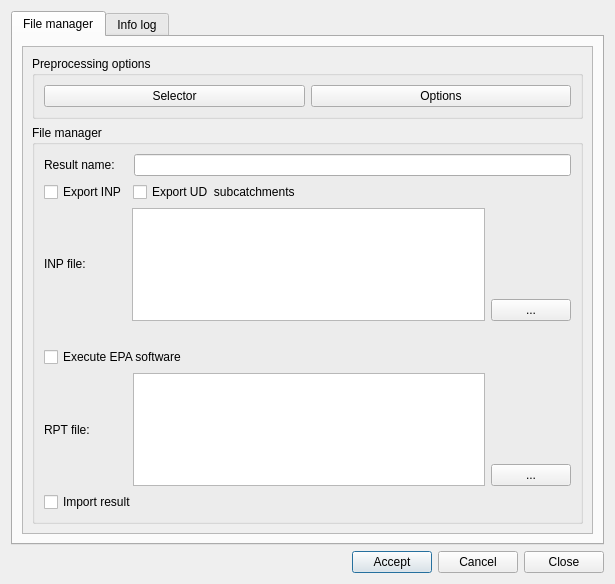
<?xml version="1.0" encoding="UTF-8"?>
<ui version="4.0">
 <class>dlg_go2epa</class>
 <widget class="QDialog" name="dlg_go2epa">
  <property name="geometry">
   <rect>
    <x>0</x>
    <y>0</y>
    <width>615</width>
    <height>584</height>
   </rect>
  </property>
  <property name="windowTitle">
   <string>Go2Epa</string>
  </property>
  <layout class="QGridLayout" name="gridLayout" rowstretch="0,0">
   <item row="1" column="0">
    <layout class="QGridLayout" name="lyt_buttons">
     <property name="topMargin">
      <number>0</number>
     </property>
     <item row="0" column="1">
      <spacer name="horizontalSpacer">
       <property name="orientation">
        <enum>Qt::Horizontal</enum>
       </property>
       <property name="sizeHint" stdset="0">
        <size>
         <width>40</width>
         <height>20</height>
        </size>
       </property>
      </spacer>
     </item>
     <item row="0" column="0">
      <widget class="QLabel" name="lbl_time">
       <property name="text">
        <string/>
       </property>
      </widget>
     </item>
     <item row="0" column="2">
      <widget class="QPushButton" name="btn_accept">
       <property name="sizePolicy">
        <sizepolicy hsizetype="Minimum" vsizetype="Fixed">
         <horstretch>0</horstretch>
         <verstretch>0</verstretch>
        </sizepolicy>
       </property>
       <property name="text">
        <string>Accept</string>
       </property>
      </widget>
     </item>
     <item row="0" column="3">
      <widget class="QPushButton" name="btn_cancel">
       <property name="text">
        <string>Cancel</string>
       </property>
      </widget>
     </item>
     <item row="0" column="4">
      <widget class="QPushButton" name="btn_close">
       <property name="sizePolicy">
        <sizepolicy hsizetype="Minimum" vsizetype="Fixed">
         <horstretch>0</horstretch>
         <verstretch>0</verstretch>
        </sizepolicy>
       </property>
       <property name="text">
        <string>Close</string>
       </property>
      </widget>
     </item>
    </layout>
   </item>
   <item row="0" column="0">
    <widget class="QTabWidget" name="mainTab">
     <property name="currentIndex">
      <number>0</number>
     </property>
     <widget class="QWidget" name="tab_file_manager">
      <attribute name="title">
       <string>File manager</string>
      </attribute>
      <layout class="QGridLayout" name="gridLayout_2">
       <item row="0" column="0">
        <widget class="QScrollArea" name="scrollArea">
         <property name="widgetResizable">
          <bool>true</bool>
         </property>
         <widget class="QWidget" name="scrollAreaWidgetContents">
          <property name="geometry">
           <rect>
            <x>0</x>
            <y>0</y>
            <width>563</width>
            <height>472</height>
           </rect>
          </property>
          <layout class="QGridLayout" name="gridLayout_5">
           <item row="0" column="0">
            <layout class="QVBoxLayout" name="verticalLayout_2">
             <item>
              <widget class="QGroupBox" name="groupBox">
               <property name="sizePolicy">
                <sizepolicy hsizetype="Minimum" vsizetype="Fixed">
                 <horstretch>0</horstretch>
                 <verstretch>0</verstretch>
                </sizepolicy>
               </property>
               <property name="minimumSize">
                <size>
                 <width>0</width>
                 <height>0</height>
                </size>
               </property>
               <property name="title">
                <string>Preprocessing options</string>
               </property>
               <layout class="QHBoxLayout" name="horizontalLayout">
                <item>
                 <widget class="QPushButton" name="btn_hs_ds">
                  <property name="sizePolicy">
                   <sizepolicy hsizetype="Minimum" vsizetype="Fixed">
                    <horstretch>0</horstretch>
                    <verstretch>0</verstretch>
                   </sizepolicy>
                  </property>
                  <property name="text">
                   <string>Selector</string>
                  </property>
                 </widget>
                </item>
                <item>
                 <widget class="QPushButton" name="btn_options">
                  <property name="sizePolicy">
                   <sizepolicy hsizetype="Minimum" vsizetype="Fixed">
                    <horstretch>0</horstretch>
                    <verstretch>0</verstretch>
                   </sizepolicy>
                  </property>
                  <property name="text">
                   <string>Options</string>
                  </property>
                 </widget>
                </item>
               </layout>
              </widget>
             </item>
             <item>
              <widget class="QGroupBox" name="groupBox_2">
               <property name="sizePolicy">
                <sizepolicy hsizetype="Minimum" vsizetype="Minimum">
                 <horstretch>0</horstretch>
                 <verstretch>0</verstretch>
                </sizepolicy>
               </property>
               <property name="title">
                <string>File manager</string>
               </property>
               <layout class="QVBoxLayout" name="verticalLayout">
                <item>
                 <layout class="QGridLayout" name="gridLayout_3">
                  <item row="0" column="0">
                   <widget class="QLabel" name="lbl_result_name">
                    <property name="sizePolicy">
                     <sizepolicy hsizetype="Fixed" vsizetype="Preferred">
                      <horstretch>0</horstretch>
                      <verstretch>0</verstretch>
                     </sizepolicy>
                    </property>
                    <property name="text">
                     <string>Result name:    </string>
                    </property>
                   </widget>
                  </item>
                  <item row="0" column="1">
                   <widget class="QLineEdit" name="txt_result_name">
                    <property name="sizePolicy">
                     <sizepolicy hsizetype="Minimum" vsizetype="Fixed">
                      <horstretch>0</horstretch>
                      <verstretch>0</verstretch>
                     </sizepolicy>
                    </property>
                    <property name="text">
                     <string/>
                    </property>
                   </widget>
                  </item>
                 </layout>
                </item>
                <item>
                 <layout class="QHBoxLayout" name="horizontalLayout_3">
                  <property name="sizeConstraint">
                   <enum>QLayout::SetDefaultConstraint</enum>
                  </property>
                  <property name="topMargin">
                   <number>0</number>
                  </property>
                  <item>
                   <widget class="QCheckBox" name="chk_export">
                    <property name="sizePolicy">
                     <sizepolicy hsizetype="Fixed" vsizetype="Fixed">
                      <horstretch>0</horstretch>
                      <verstretch>0</verstretch>
                     </sizepolicy>
                    </property>
                    <property name="text">
                     <string>Export INP</string>
                    </property>
                   </widget>
                  </item>
                  <item>
                   <widget class="QCheckBox" name="chk_export_subcatch">
                    <property name="sizePolicy">
                     <sizepolicy hsizetype="Minimum" vsizetype="Fixed">
                      <horstretch>0</horstretch>
                      <verstretch>0</verstretch>
                     </sizepolicy>
                    </property>
                    <property name="text">
                     <string>Export UD  subcatchments</string>
                    </property>
                   </widget>
                  </item>
                  <item>
                   <spacer name="horizontalSpacer_2">
                    <property name="orientation">
                     <enum>Qt::Horizontal</enum>
                    </property>
                    <property name="sizeHint" stdset="0">
                     <size>
                      <width>40</width>
                      <height>20</height>
                     </size>
                    </property>
                   </spacer>
                  </item>
                 </layout>
                </item>
                <item>
                 <layout class="QHBoxLayout" name="horizontalLayout_5">
                  <item>
                   <widget class="QLabel" name="lbl_inp_file">
                    <property name="sizePolicy">
                     <sizepolicy hsizetype="Fixed" vsizetype="Fixed">
                      <horstretch>0</horstretch>
                      <verstretch>0</verstretch>
                     </sizepolicy>
                    </property>
                    <property name="text">
                     <string>INP file:            </string>
                    </property>
                   </widget>
                  </item>
                  <item>
                   <widget class="QTextEdit" name="txt_file_inp">
                    <property name="enabled">
                     <bool>true</bool>
                    </property>
                    <property name="sizePolicy">
                     <sizepolicy hsizetype="Expanding" vsizetype="Ignored">
                      <horstretch>0</horstretch>
                      <verstretch>0</verstretch>
                     </sizepolicy>
                    </property>
                    <property name="minimumSize">
                     <size>
                      <width>0</width>
                      <height>0</height>
                     </size>
                    </property>
                    <property name="readOnly">
                     <bool>true</bool>
                    </property>
                   </widget>
                  </item>
                  <item>
                   <layout class="QVBoxLayout" name="verticalLayout_3">
                    <item>
                     <spacer name="verticalSpacer">
                      <property name="orientation">
                       <enum>Qt::Vertical</enum>
                      </property>
                      <property name="sizeHint" stdset="0">
                       <size>
                        <width>20</width>
                        <height>40</height>
                       </size>
                      </property>
                     </spacer>
                    </item>
                    <item>
                     <widget class="QPushButton" name="btn_file_inp">
                      <property name="sizePolicy">
                       <sizepolicy hsizetype="Fixed" vsizetype="Fixed">
                        <horstretch>0</horstretch>
                        <verstretch>0</verstretch>
                       </sizepolicy>
                      </property>
                      <property name="text">
                       <string>...</string>
                      </property>
                     </widget>
                    </item>
                   </layout>
                  </item>
                 </layout>
                </item>
                <item>
                 <layout class="QHBoxLayout" name="horizontalLayout_6">
                  <property name="topMargin">
                   <number>20</number>
                  </property>
                  <item>
                   <widget class="QCheckBox" name="chk_exec">
                    <property name="text">
                     <string>Execute EPA software</string>
                    </property>
                   </widget>
                  </item>
                 </layout>
                </item>
                <item>
                 <layout class="QHBoxLayout" name="horizontalLayout_7">
                  <item>
                   <widget class="QLabel" name="lbl_rpt_file">
                    <property name="sizePolicy">
                     <sizepolicy hsizetype="Fixed" vsizetype="Preferred">
                      <horstretch>0</horstretch>
                      <verstretch>0</verstretch>
                     </sizepolicy>
                    </property>
                    <property name="text">
                     <string>RPT file:           </string>
                    </property>
                   </widget>
                  </item>
                  <item>
                   <widget class="QTextEdit" name="txt_file_rpt">
                    <property name="sizePolicy">
                     <sizepolicy hsizetype="Expanding" vsizetype="Ignored">
                      <horstretch>0</horstretch>
                      <verstretch>0</verstretch>
                     </sizepolicy>
                    </property>
                    <property name="readOnly">
                     <bool>true</bool>
                    </property>
                   </widget>
                  </item>
                  <item>
                   <layout class="QVBoxLayout" name="verticalLayout_4">
                    <item>
                     <spacer name="verticalSpacer_2">
                      <property name="orientation">
                       <enum>Qt::Vertical</enum>
                      </property>
                      <property name="sizeHint" stdset="0">
                       <size>
                        <width>20</width>
                        <height>40</height>
                       </size>
                      </property>
                     </spacer>
                    </item>
                    <item>
                     <widget class="QPushButton" name="btn_file_rpt">
                      <property name="sizePolicy">
                       <sizepolicy hsizetype="Fixed" vsizetype="Fixed">
                        <horstretch>0</horstretch>
                        <verstretch>0</verstretch>
                       </sizepolicy>
                      </property>
                      <property name="text">
                       <string>...</string>
                      </property>
                      <property name="autoDefault">
                       <bool>true</bool>
                      </property>
                     </widget>
                    </item>
                   </layout>
                  </item>
                 </layout>
                </item>
                <item>
                 <widget class="QCheckBox" name="chk_import_result">
                  <property name="text">
                   <string>Import result</string>
                  </property>
                 </widget>
                </item>
               </layout>
              </widget>
             </item>
            </layout>
           </item>
          </layout>
         </widget>
        </widget>
       </item>
      </layout>
     </widget>
     <widget class="QWidget" name="tab_loginfo">
      <attribute name="title">
       <string>Info log</string>
      </attribute>
      <layout class="QGridLayout" name="gridLayout_4">
       <item row="0" column="0">
        <widget class="QScrollArea" name="scrollArea_2">
         <property name="widgetResizable">
          <bool>true</bool>
         </property>
         <widget class="QWidget" name="scrollAreaWidgetContents_2">
          <property name="geometry">
           <rect>
            <x>0</x>
            <y>0</y>
            <width>563</width>
            <height>472</height>
           </rect>
          </property>
          <layout class="QGridLayout" name="gridLayout_6">
           <item row="0" column="0">
            <widget class="QTextEdit" name="txt_infolog"/>
           </item>
          </layout>
         </widget>
        </widget>
       </item>
      </layout>
     </widget>
    </widget>
   </item>
  </layout>
 </widget>
 <tabstops>
  <tabstop>mainTab</tabstop>
  <tabstop>scrollArea</tabstop>
  <tabstop>btn_hs_ds</tabstop>
  <tabstop>btn_options</tabstop>
  <tabstop>txt_result_name</tabstop>
  <tabstop>chk_export</tabstop>
  <tabstop>chk_export_subcatch</tabstop>
  <tabstop>txt_file_inp</tabstop>
  <tabstop>btn_file_inp</tabstop>
  <tabstop>chk_exec</tabstop>
  <tabstop>txt_file_rpt</tabstop>
  <tabstop>btn_file_rpt</tabstop>
  <tabstop>chk_import_result</tabstop>
  <tabstop>scrollArea_2</tabstop>
  <tabstop>txt_infolog</tabstop>
  <tabstop>btn_accept</tabstop>
  <tabstop>btn_cancel</tabstop>
  <tabstop>btn_close</tabstop>
 </tabstops>
 <resources/>
 <connections/>
</ui>
